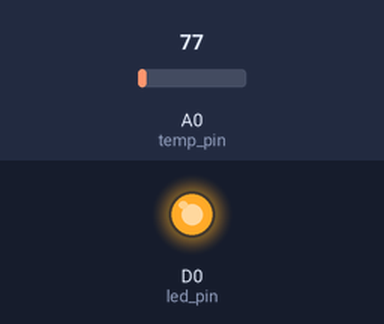
Bench run of a sketch on a simulated ESP8266 (NodeMCU). Shown: output pins drawn as LEDs (lit = HIGH). The inputs (shaded band) are chosen by the test bench; at power-on: A0 (temp_pin) = 77. WiFi joins after 1.5 s; servers stay silent unless stated; web services answer with replies made up by the test bench; what the sketch prints to the serial monitor is not drawn.

Above: at 1.9 s.
At 11.3 s:
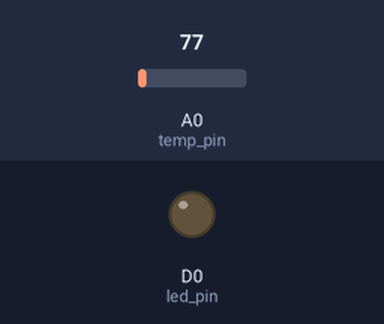
Timing chart, 0 to 24.5 s (numbered marks = the images above):
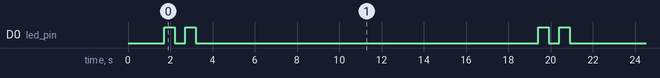

Measured:
- by itself, D0 (led_pin): repeats every 17.7 s: LOW 0.50 s, HIGH 0.50 s, LOW 16.2 s, HIGH 0.50 s
- by itself, everything shown: repeats every 17.7 s, in 4 steps

The sketch:

Temperature_measure.ino
```cpp
#include <ESP8266WiFiMulti.h>
#include <ESP8266HTTPClient.h>
#include <DNSServer.h>
#include <WiFiManager.h>

ESP8266WiFiMulti WiFiMulti;

String api_key = "16J4Z3OYC6GUKTPZ";
int field_no = 1;
int led_pin = D0;
int temp_pin = A0;

void setup() {

  Serial.begin(115200);
  Serial.flush();
  pinMode(led_pin, OUTPUT);
  pinMode(temp_pin, INPUT);
  wificonnect();
}

void loop() {

  float temperature = readTemp(temp_pin);
  GETsend(temperature);
}

void wificonnect() {

   WiFiManager wifiManager;
   wifiManager.autoConnect("RS_Sensor_Node");
   Serial.println("Connected to RS Sensor Node:)");
}

int readTemp(int My_temp_pin) {

  float sensor_val = analogRead(temp_pin);
  float voltage_mv = sensor_val * 3.3 * 1000 / 1023;
  float temperature = voltage_mv / 10;
  return temperature;
}

void GETsend(float data) {
  HTTPClient http; //http is the object of class HTTPClient this class defines the method to create and send HTTP requests
  String url =  "http://api.thingspeak.com/update?api_key=";
  url += api_key;
  url += "&field";
  url += field_no;
  url += "=";// Creating HTTP Query/GET Method
  url += data;// passing the parameter to string, this value will reach cloud at field1
  http.begin(url);// initiate HTTP Request to establish connection

  Serial.print("HTTP REQUEST SENT, Waiting for response\n");

  // start connection and send HTTP header
  int httpCode = http.GET();// get method, returns a http code, -ve if access denied
  // httpCode will be negative on error
  if (httpCode > 0) {
    // HTTP header has been send and Server response header has been handled
    Serial.printf("Sensor data uploaded sucessfully");
  }
  else
  {
    Serial.printf("Failed to connect to server");
  }
  digitalWrite(led_pin, HIGH);
  delay(500);
  digitalWrite(led_pin, LOW);
  delay(500);
  digitalWrite(led_pin, HIGH);
  delay(500);
  digitalWrite(led_pin, LOW);
  http.end();
  delay(16000);
}
```
